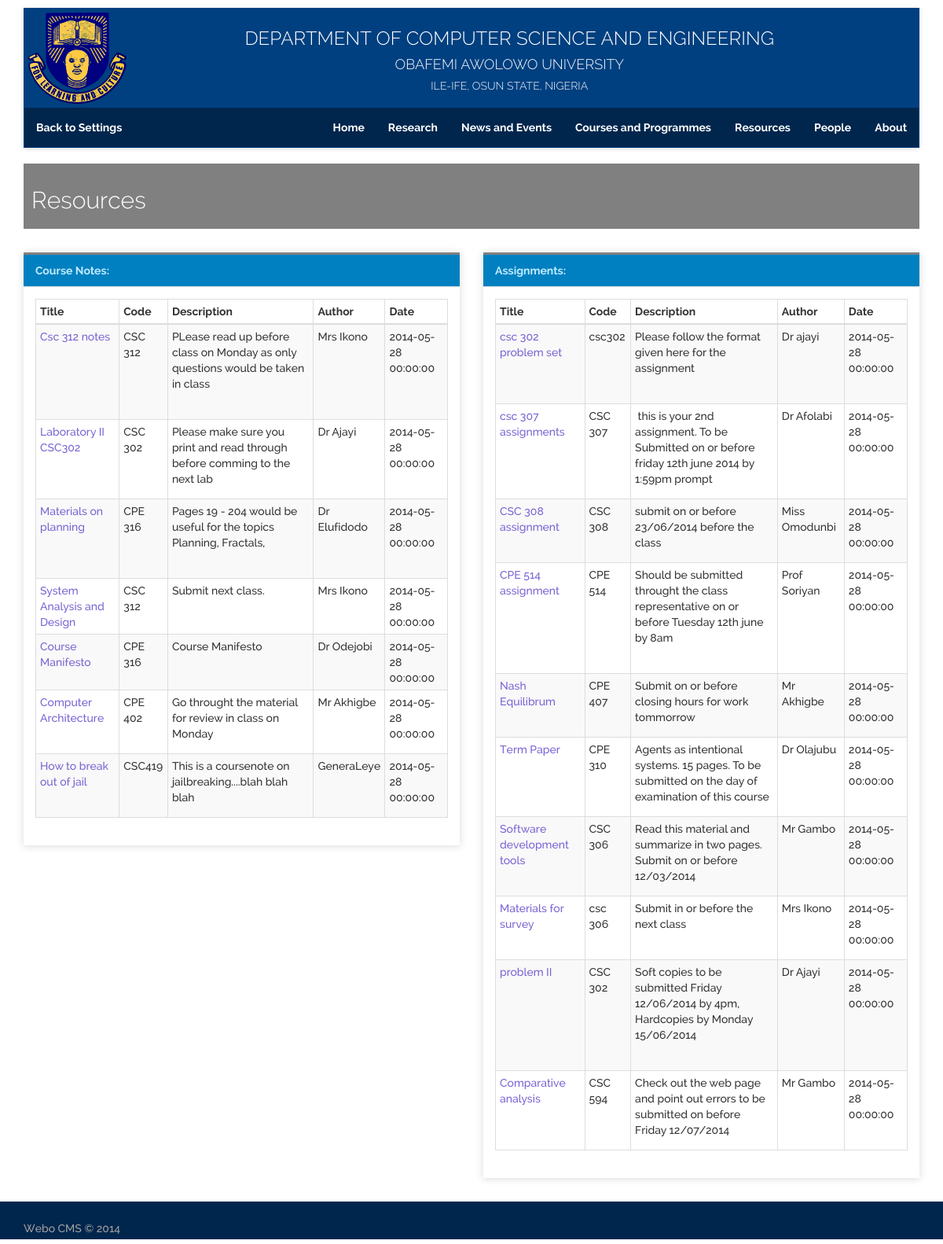
/Resources.php?admin (signed in), run on the app's committed database.
### tables this page shows
CREATE TABLE IF NOT EXISTS `layout` (
  `id` int(11) NOT NULL AUTO_INCREMENT,
  `name` varchar(40) NOT NULL,
  `value` text NOT NULL,
  PRIMARY KEY (`id`,`name`)
);

CREATE TABLE IF NOT EXISTS `cms` (
  `id` int(11) NOT NULL AUTO_INCREMENT,
  `pageName` varchar(50) NOT NULL,
  `visibility` varchar(10) NOT NULL,
  PRIMARY KEY (`id`)
);

CREATE TABLE IF NOT EXISTS `resources` (
  `id` int(11) NOT NULL AUTO_INCREMENT,
  `title` varchar(255) NOT NULL,
  `code` varchar(40) NOT NULL,
  `type` varchar(40) NOT NULL,
  `url` varchar(511) NOT NULL,
  `description` text NOT NULL,
  `author` varchar(255) NOT NULL,
  `date_upload` datetime NOT NULL,
  PRIMARY KEY (`id`)
);

### admin/dbQuery.php (the view, shortened to what this page needs)
<?php
 class dbQuery {
    public function getLayout($what) {
        $query = "SELECT value FROM layout WHERE name = '".$what."'";
        $result = mysql_query($query) or die(mysql_error());
        $row = mysql_fetch_array($result);
        echo $row['value'];
    }
    public function getResources($what) {
        echo "<table class='table table-striped table-bordered table-condensed'>";
        echo "<thead><tr><th>Title</th><th>Code</th><th>Description</th><th>Author</th><th>Date</th></tr></thead>";
        echo "<tbody>";
        $getrese = mysql_query("SELECT * FROM resources WHERE type ='".$what."'") or die(mysql_error());
        while ($row = mysql_fetch_array($getrese)) {
            extract($row);
            echo "<tr><td><a href='upload/".$url."'>".$title."<a/></td><td>".$code."</td><td>".$description."</td><td>".$author."</td><td>".$date_upload."</td></tr>";
        }
        echo "</tbody>";
        echo "</table>";
    }
    public function getPages($admin){
        echo '<ul class="nav navbar-nav navbar-right">';
        echo "<li><a href='index.php$admin' >Home</a></li>";
        $getrese = mysql_query("SELECT * FROM cms WHERE visibility ='true'") or die(mysql_error());
        while ($row = mysql_fetch_array($getrese)) {
            extract($row);
            echo "<li><a href='$pageName.php$admin' >".str_replace('_', ' ',$pageName)."</a></li>";
        }
        echo "<li><a href='about.php$admin' >About</a></li>";
        echo "</ul>";
    }
 }
 ?>

### css/s.css (style rules this page uses)
.navbar-nav > li > a { color: #ffffff !important; font-weight: bold !important; }

### data on the page
layout: value "DEPARTMENT OF COMPUTER SCIENCE AND ENGINEERING"
cms: pageName "Research"
cms: pageName "News and Events"
cms: pageName "Courses and Programmes"
cms: pageName "Resources"
cms: pageName "People"
resources: title "Csc 312 notes", code "CSC 312", description "PLease read up before class on Monday as only questions would be taken in class", author "Mrs Ikono", date_upload "2014-05-28 00:00:00"
resources: title "Laboratory II CSC302", code "CSC 302", description "Please make sure you print and read through before comming to the next lab", author "Dr Ajayi", date_upload "2014-05-28 00:00:00"
resources: title "Materials on planning", code "CPE 316", description "Pages 19 - 204 would be useful for the topics Planning, Fractals,", author "Dr Elufidodo", date_upload "2014-05-28 00:00:00"
resources: title "System Analysis and Design", code "CSC 312", description "Submit next class.", author "Mrs Ikono", date_upload "2014-05-28 00:00:00"
resources: title "Course Manifesto", code "CPE 316", description "Course Manifesto", author "Dr Odejobi", date_upload "2014-05-28 00:00:00"
resources: title "Computer Architecture", code "CPE 402", description "Go throught the material for review in class on Monday", author "Mr Akhigbe", date_upload "2014-05-28 00:00:00"
resources: title "How to break out of jail", code "CSC419", description "This is a coursenote on jailbreaking....blah blah blah", author "GeneraLeye", date_upload "2014-05-28 00:00:00"
resources: title "csc 302 problem set", code "csc302", description "Please follow the format given here for the assignment", author "Dr ajayi", date_upload "2014-05-28 00:00:00"
resources: title "csc 307 assignments", code "CSC 307", description "this is your 2nd assignment. To be Submitted on or before friday 12th june 2014 by 1:59pm prompt", author "Dr Afolabi", date_upload "2014-05-28 00:00:00"
resources: title "CSC 308 assignment", code "CSC 308", description "submit on or before 23/06/2014 before the class", author "Miss Omodunbi", date_upload "2014-05-28 00:00:00"
resources: title "CPE 514 assignment", code "CPE 514", description "Should be submitted throught the class representative on or before Tuesday 12th june by 8am", author "Prof Soriyan", date_upload "2014-05-28 00:00:00"
resources: title "Nash Equilibrum", code "CPE 407", description "Submit on or before closing hours for work tommorrow", author "Mr Akhigbe", date_upload "2014-05-28 00:00:00"
resources: title "Term Paper", code "CPE 310", description "Agents as intentional systems. 15 pages. To be submitted on the day of examination of this course", author "Dr Olajubu", date_upload "2014-05-28 00:00:00"
resources: title "Software development tools", code "CSC 306", description "Read this material and summarize in two pages. Submit on or before 12/03/2014", author "Mr Gambo", date_upload "2014-05-28 00:00:00"
resources: title "Materials for survey", code "csc 306", description "Submit in or before the next class", author "Mrs Ikono", date_upload "2014-05-28 00:00:00"
resources: title "problem II", code "CSC 302", description "Soft copies to be submitted Friday 12/06/2014 by 4pm, Hardcopies by Monday 15/06/2014", author "Dr Ajayi", date_upload "2014-05-28 00:00:00"
resources: title "Comparative analysis", code "CSC 594", description "Check out the web page and point out errors to be submitted on before Friday 12/07/2014", author "Mr Gambo", date_upload "2014-05-28 00:00:00"
